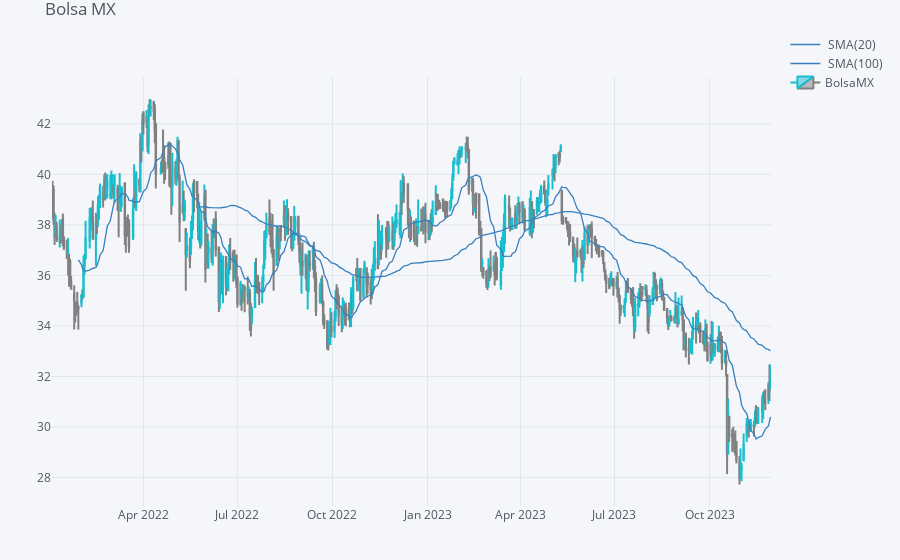

This figure's notebook cell:
### Code cell
# crossover means that some times SMA(100) is up and SMA(20) is down and viceversa, normal is former, crossover is SMA(20) up ad SMA(100) down
qf.iplot(title="Bolsa MX", name="BolsaMX")

### Figure 1 — Plotly figure (JSON) as saved in the notebook; plotly's stock layout.template omitted (floating-point values rounded to 4 significant figures; data arrays with more than 128 entries replaced by an {"elided": "..."} marker saying what was removed)
{"data": [{"line": {"color": "rgba(55, 128, 191, 1.0)", "dash": "solid", "shape": "linear", "width": 1.3}, "mode": "lines", "name": " SMA(20)", "text": "", "type": "scatter", "x": {"elided": "482 str values"}, "y": {"elided": "482 mixed values"}, "yaxis": "y2"}, {"line": {"color": "rgba(55, 128, 191, 1.0)", "dash": "solid", "shape": "linear", "width": 1.3}, "mode": "lines", "name": " SMA(100)", "text": "", "type": "scatter", "x": {"elided": "482 str values"}, "y": {"elided": "482 mixed values"}, "yaxis": "y2"}, {"close": {"elided": "482 float values"}, "decreasing": {"line": {"color": "#808080"}}, "high": {"elided": "482 float values"}, "increasing": {"line": {"color": "#17BECF"}}, "low": {"elided": "482 float values"}, "name": "BolsaMX", "open": {"elided": "482 float values"}, "showlegend": true, "type": "candlestick", "x": {"elided": "482 str values"}, "yaxis": "y2"}], "layout": {"legend": {"bgcolor": "#F5F6F9", "font": {"color": "#4D5663"}}, "margin": {"b": 30, "l": 30, "r": 30, "t": 30}, "paper_bgcolor": "#F5F6F9", "plot_bgcolor": "#F5F6F9", "showlegend": true, "title": {"font": {"color": "#4D5663"}, "text": "Bolsa MX"}, "xaxis": {"anchor": "y2", "gridcolor": "#E1E5ED", "rangeselector": {"bgcolor": "rgba(150, 200, 250, 1)", "buttons": [{"count": 1, "label": "1m", "step": "month", "stepmode": "backward"}, {"count": 1, "label": "1y", "step": "year", "stepmode": "backward"}], "font": {"size": 13}, "visible": false, "x": 0, "y": 0.9}, "rangeslider": {"visible": false}, "showgrid": true, "tickfont": {"color": "#4D5663"}, "title": {"font": {"color": "#4D5663"}, "text": ""}, "zerolinecolor": "#E1E5ED"}, "yaxis": {"gridcolor": "#E1E5ED", "showgrid": true, "showticklabels": false, "tickfont": {"color": "#4D5663"}, "title": {"font": {"color": "#4D5663"}, "text": ""}, "zerolinecolor": "#E1E5ED"}, "yaxis2": {"domain": [0, 0.9], "gridcolor": "#E1E5ED", "showgrid": true, "tickfont": {"color": "#4D5663"}, "title": {"font": {"color": "#4D5663"}, "text": ""}, "zerolinecolor": "#E1E5ED"}}}
